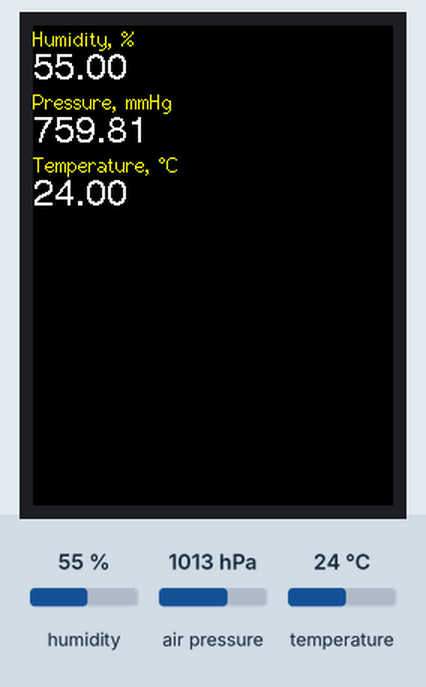
A program run on a simulated ESP32. Parts: 240×320 colour display. Inputs (shaded band) come from the test bench; at power-on: humidity 55 %, air pressure 1013 hPa, temperature 24 °C. WiFi joins after 1.5 s; servers stay silent unless stated; what the program prints to the serial monitor is not drawn.

Above: at 9.9 s.
10.0 s: humidity set to 22 %
At 16.2 s:
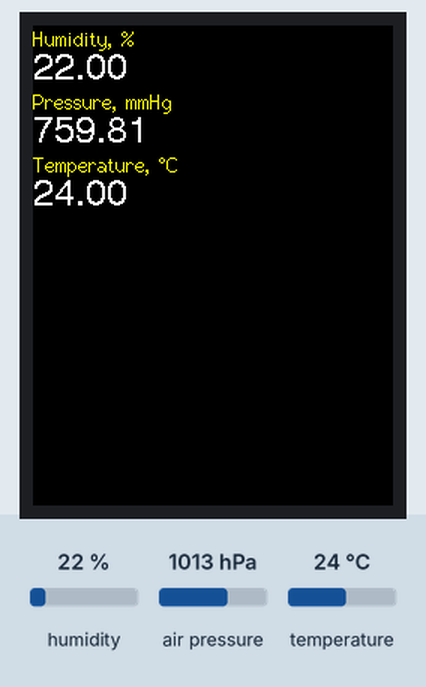
17.0 s: air pressure set to 952 hPa
At 22.5 s:
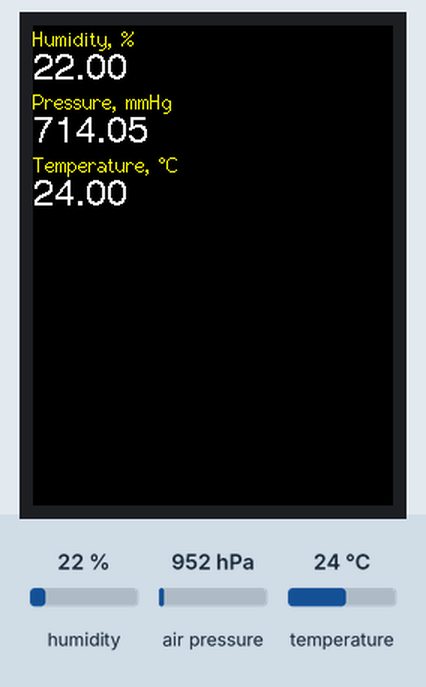
23.2 s: temperature set to 12 °C
At 28.7 s:
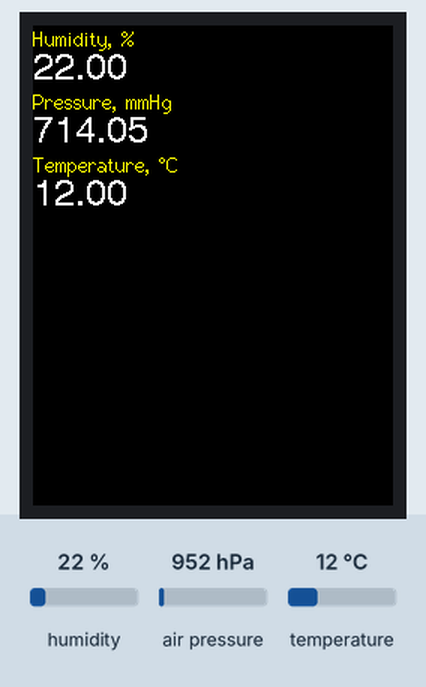
35.5 s: humidity set to 40 %
At 41.1 s:
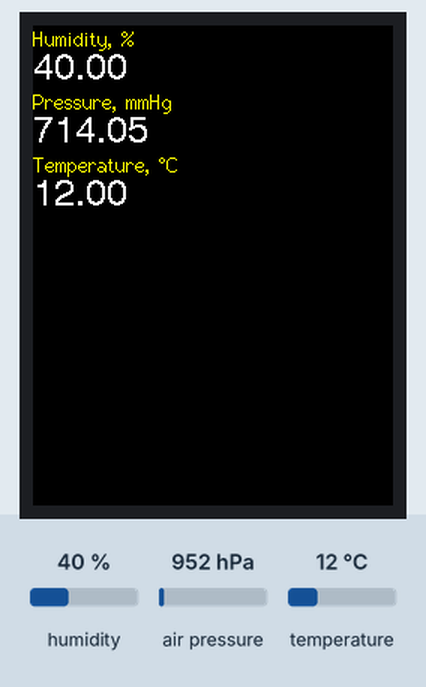
Timing chart, 0 to 42.6 s (numbered marks = the images above; inputs shaded):
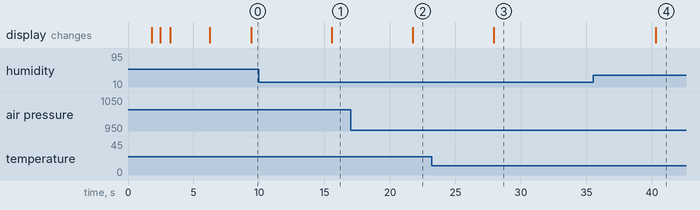

The program:

main.cpp
```cpp
#include <map>
#include <string>

#include <unordered_map>
#include <Arduino.h>
#include <SPI.h>
#include <User_Setup.h>
#include <WiFiCredentials.h>
#include <WiFi.h>
#include <Wire.h>
#include <WebServer.h>

#include <../.pio/libdeps/esp32dev/Adafruit Unified Sensor/Adafruit_Sensor.h>
#include <../.pio/libdeps/esp32dev/Adafruit BME280 Library/Adafruit_BME280.h>
#include <../.pio/libdeps/esp32dev/TFT_eSPI/TFT_eSPI.h>

#ifdef __cplusplus
    extern "C" {
#endif
    uint8_t temprature_sens_read();
#ifdef __cplusplus
}
#endif
uint8_t temprature_sens_read();

#define PROMETHEUS_NAMESPACE "iot"

const int DISPLAY_HEIGHT = 128;
const int DISPLAY_WIDTH = 128;

/*
ST7735 SPI wiring:
LED 3V3 (!)
SCK G16
SDA (MOSI) G23
AO (DC) G2
Reset G4
CS G17
GND GND
VCC 3V3
*/

const int BME280_ADDR = 0x76;
const int BME280_POLLING_DELAY = 3000;

const std::vector<std::string> DISPLAY_METRICS = {
    "air_humidity_percent",
    "air_pressure_mmhg",
    "air_temperature_celsius",
};

/*
BME280 I2C wiring:
SCL - D22
SDA - D21
VDD - 3V3
GND - GND
*/

WebServer webServer(80);

// Copy contents of User_Setup.h.bak into '.pio/libdeps/esp32dev/TFT_eSPI/User_Setup.h'
TFT_eSPI tft = TFT_eSPI();  // Invoke library, pins defined in User_Setup.h

Adafruit_BME280 bme;

std::map<std::string, std::map<std::string, std::string>> sensorData;

void _populateSensorData(std::string name, std::string help, std::string type) {
    sensorData[name] = std::map<std::string, std::string> {
        {"help", help},
        {"type", type},
        {"value", ""}
    };
}

void populateSensorData() {
    std::string g = "gauge";
    _populateSensorData("air_temperature_celsius", "Temperature, °C", g);
    _populateSensorData("air_pressure_mmhg", "Pressure, mmHg", g);
    _populateSensorData("air_humidity_percent", "Humidity, %", g);

    // From https://github.com/espressif/arduino-esp32/blob/master/cores/esp32/Esp.h
    _populateSensorData("system_up_time_ms", "System uptime in ms", g);
    _populateSensorData("cpu_frequency_mhz", "CPU frequency in MHz", g);
    _populateSensorData("cpu_temperature_celsius", "CPU temperature, °C", g);
    _populateSensorData("memory_heap_used_bytes", "Total heap memory size in bytes", g);
    _populateSensorData("memory_heap_free_bytes", "Free memory size in bytes", g);
    _populateSensorData("memory_psram_total_bytes", "Total SPI RAM size in bytes", g);
    _populateSensorData("memory_psram_free_bytes", "Free SPI RAM size in bytes", g);
    _populateSensorData("memory_flash_used_bytes", "Sketch size in bytes", g);
    _populateSensorData("memory_flash_total_bytes", "Flash size in bytes", g);
}

void setSensorData(std::string name, float value) {
    sensorData[name]["value"] = std::to_string(value);
}


std::map<String, String> getSensorHelpAndValue(std::string name) {
    return std::map<String, String> {
        {"help", sensorData[name]["help"].c_str()},
        {"value", sensorData[name]["value"].c_str()}
    };
}


void checkSensor() {
    Serial.println(F("BME280 test"));
    bool status = bme.begin(BME280_ADDR);
    if (!status) {
        Serial.println("Could not find a valid BME280 sensor, check wiring!");
        while (1);
    }
    Serial.println(F("BME280 OK"));
}


String metricsBuffer;


std::string handleMetric(std::string name) {
    /*
    Example Prometheus exporter output:
    # HELP go_goroutines Number of goroutines that currently exist.
    # TYPE go_goroutines gauge
    go_goroutines 10
    */
    std::string out;
    std::string _name = PROMETHEUS_NAMESPACE "_" + name;
    out += "# HELP " + _name + " " + sensorData[name]["help"] + "\n";
    out += "# TYPE " + _name + " " + sensorData[name]["type"] + "\n";
    out += _name + " " + sensorData[name]["value"] + "\n";
    return out;
}


void updateMetricsBuffer() {
    std::string out;
    for (auto pair : sensorData) {
        out += handleMetric(pair.first);
    }
    metricsBuffer = out.c_str();
}


void pollSensor() {
    float celsius = bme.readTemperature();
    setSensorData("air_temperature_celsius", bme.readTemperature());
    setSensorData("air_pressure_mmhg", bme.readPressure() * 7.5006f / 1000.0f);
    setSensorData("air_humidity_percent", bme.readHumidity());

    setSensorData("system_up_time_ms", millis());
    setSensorData("cpu_frequency_mhz", getCpuFrequencyMhz());
    setSensorData("cpu_temperature_celsius", (temprature_sens_read() - 32.0f) / 1.8f);
    setSensorData("memory_heap_used_bytes", ESP.getHeapSize());
    setSensorData("memory_heap_free_bytes", ESP.getFreeHeap());
    setSensorData("memory_psram_total_bytes", ESP.getPsramSize());
    setSensorData("memory_psram_free_bytes", ESP.getFreePsram());
    setSensorData("memory_flash_used_bytes", ESP.getSketchSize());
    setSensorData("memory_flash_total_bytes", ESP.getFreeSketchSpace());

    updateMetricsBuffer();
}


void printSensor() {
    for (auto pair : sensorData) {
        auto values = getSensorHelpAndValue(pair.first);
        Serial.print(values["help"]);
        Serial.print(": ");
        Serial.println(values["value"]);
    }
}


String sensorToTag() {
    String out = "<ul>";
    for (auto pair : sensorData) {
        auto values = getSensorHelpAndValue(pair.first);
        out += "<li>";
        out += values["help"];
        out += ": ";
        out += values["value"];
        out += "</li>";
    }
    out += "</ul>";
    return out;
}


void forceConnectToWiFi() {
    WiFi.setHostname("ESP32_BME280");
    Serial.print("Connecting to ");
    Serial.println(AP_SSID);
    WiFi.begin(AP_SSID, AP_PASSWORD);

    while (WiFi.status() != WL_CONNECTED) {
        delay(500);
        Serial.print(".");
    }

    Serial.println();
    Serial.println("WiFi was connected succesfully!");
    Serial.print("IP address: ");
    Serial.println(WiFi.localIP());
}


void webHandleRoot() {
    Serial.println("Connected client");
    String out =
    "<!DOCTYPE html> <html>\n"
    "    <!-- To convert it into C++ code, use tools like tomeko.net -->\n"
    "    <head>\n"
    "        <meta name=\"viewport\" content=\"width=device-width, initial-scale=1.0, user-scalable=no\">\n"
    "        <meta http-equiv=\"Content-Type\" content=\"text/html; charset=utf-8\" />\n"
    "        <meta http-equiv=\"refresh\" content=\"10\">\n"
    "        <title>BME280 | ESP32 Web Server</title>\n"
    "    </head>\n"
    "    <body>\n"
    "        <div>\n"
    "            <h1>ESP32 Web Server</h1>\n"
    "            <div>\n"
    "                BME280 data:\n"
    "                <!-- Payload placeholder -->\n"
    ;
    out += sensorToTag();
    out +=
    "            </div>\n"
    "        </div>\n"
    "    </body>\n"
    "</html>\n"
    ""
    ;
    webServer.send(200, "text/html", out);
}


void webHandleJSON() {
    Serial.println("Sending JSON");
    String out = "{";
    for (auto pair : sensorData) {
        auto values = getSensorHelpAndValue(pair.first);
        out += "\"";
        out += values["help"];
        out += "\": ";
        out += values["value"];
        out += ", ";
    }
    out = out.substring(0, out.length() - 2) + "}";
    webServer.send(200, "application/json", out);
}

void webHandleMetrics() {
    Serial.println("Sending metrics");
    webServer.send(200, "text/plain", metricsBuffer);
}


void setupWebServer() {
    webServer.on("/", HTTP_GET, webHandleRoot);
    webServer.on("/json", HTTP_GET, webHandleJSON);
    webServer.on("/metrics", HTTP_GET, webHandleMetrics);
}

void testDisplay() {
    tft.init();
    tft.begin();
    tft.fillScreen(TFT_RED);
    delay(BME280_POLLING_DELAY / 5);
    tft.fillScreen(TFT_GREEN);
    delay(BME280_POLLING_DELAY / 5);
    tft.fillScreen(TFT_BLUE);
    tft.drawRect(0,0,128,128,TFT_GREEN);
    delay(BME280_POLLING_DELAY);
    tft.fillScreen(TFT_BLACK);
}


void drawSensor() {
    tft.fillScreen(TFT_BLACK);
    tft.setCursor(0, 1);
    String help;
    std::string value;

    for (auto name : DISPLAY_METRICS) {
        help = sensorData[name]["help"].c_str();
        // s = s.substring(s.indexOf(",") + 2, s.length());
        help.replace("°", "`");
        tft.setTextFont(2.4);
        tft.setTextColor(TFT_YELLOW);
        tft.println(help);

        value = sensorData[name]["value"];
        value = value.substr(0, value.find(".")+3);
        tft.setTextFont(4.9);
        tft.setTextColor(TFT_WHITE);
        tft.println(value.c_str());
    }
}


void setup() {
    Serial.begin(9600);
    populateSensorData();
    checkSensor();
    forceConnectToWiFi();
    webServer.begin();
    setupWebServer();
    testDisplay();
    //tft.setWindow(20, 20, 148, 148);
    //tft.setRotation(0);
    //tft.setTextColor(TFT_GREEN);  // Adding a black background colour erases previous text automatically
}


void loop() {
    pollSensor();
    // printSensor();
    delay(BME280_POLLING_DELAY);
    webServer.handleClient();
    drawSensor();
}
```

WiFiCredentials.template.h
```cpp
// Access point parameters

#define AP_SSID ""
#define AP_PASSWORD ""
```

Measured:
- after the input at 10.0 s, the display: changes after 5.6 s (image 1)
- after the input at 17.0 s, the display: changes after 4.7 s (image 2)
- after the input at 23.2 s, the display: changes after 4.7 s (image 3)
- after the input at 35.5 s, the display: changes after 4.8 s (image 4)
